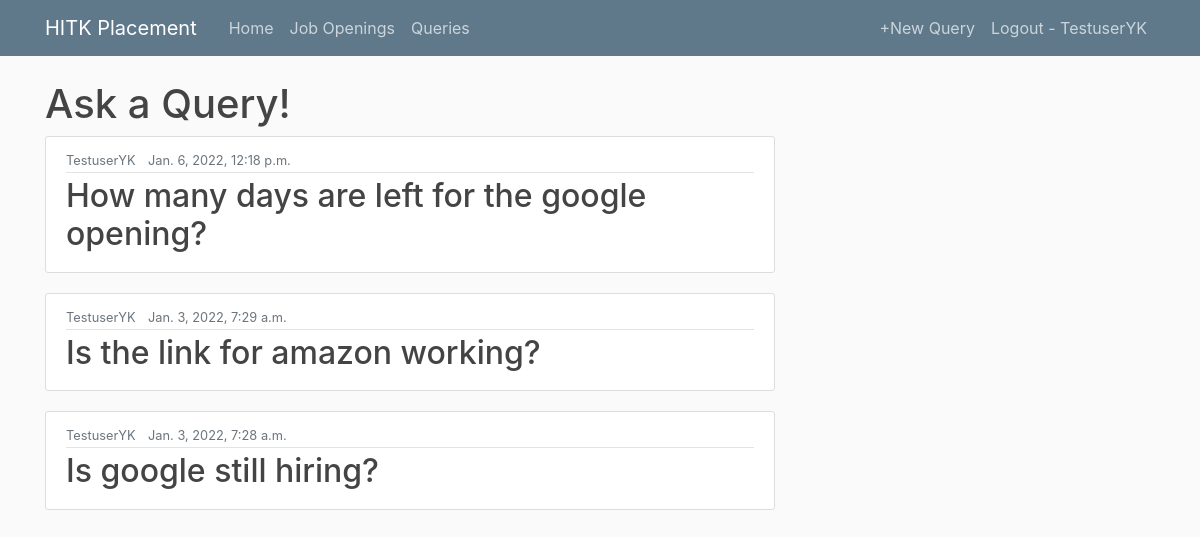
The page /askAQuery/ (signed in) on the database as committed earlier.
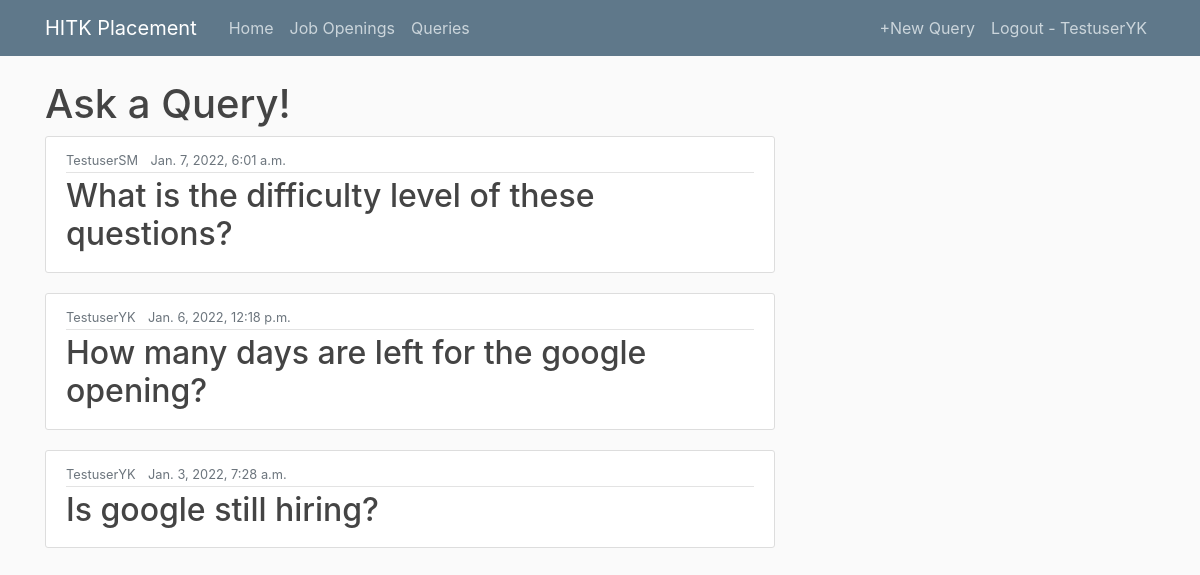
The same page on the database as committed later.
### askAQuery/models.py (models this page shows, shortened)
class Query(models.Model):
	question = models.CharField(max_length=500)
	author = models.ForeignKey(User,on_delete=models.CASCADE)
	datePosted = models.DateTimeField(default=timezone.now)
	description = models.TextField()

### askAQuery/views.py (the view)
# urls.py: path('', views.listView, name='placement-website-askAQuery'),
@login_required
def listView(request):
    queries = Query.objects.all().order_by('-datePosted')
    context = {
        'title' : 'Queries',
        'queries' : queries,
    }
    return render(request,'askAQuery/listView.html',context)

### askAQuery/templates/askAQuery/listView.html
{% extends "home/base.html" %}
{% block content %}
    <h1>Ask a Query!</h1>
    {% for query in queries %}
        <article class="media content-section">
            <div class="media-body">
                <div class="article-metadata">
                    <small class="text-muted mr-2">{{ query.author }}</small>
                    <small class="text-muted">{{ query.datePosted }}</small>
                </div>
                <h2><a class="article-title" href="{% url 'query-detail' query.id %}">{{ query.question }}</a></h2>
            </div>
        </article>
    {% endfor %}
{% endblock content %}

### home/templates/home/base.html (shortened to what this page needs)
{% load static %}
<!DOCTYPE html>
<html>
    <head>
        <link rel="stylesheet" href="https://stackpath.bootstrapcdn.com/bootstrap/4.3.1/css/bootstrap.min.css">
        <link rel="stylesheet" type="text/css" href="{% static 'home/main.css' %}">
    </head>
    <body>
        <header class="site-header">
            <nav class="navbar navbar-expand-md navbar-dark bg-steel fixed-top">
                <div class="container">
                    <a class="navbar-brand mr-4" href="{% url 'placement-website-home' %}">HITK Placement</a>
                    <div class="collapse navbar-collapse" id="navbarToggle">
                        <div class="navbar-nav mr-auto">
                            <a class="nav-item nav-link" href="{% url 'placement-website-home' %}">Home</a>
                            {% if user.is_authenticated %}
                                <a class="nav-item nav-link" href="{% url 'placement-website-posts' %}">Job Openings</a>
                                <a class="nav-item nav-link" href="{% url 'placement-website-askAQuery' %}">Queries</a>
                            {% endif %}
                        </div>
                        <div class="navbar-nav">
                            {% if user.is_authenticated %}
                                <a class="nav-item nav-link" href="{% url 'query-create' %}">+New Query</a>
                                <a class="nav-item nav-link" href="{% url 'logout' %}">Logout - {{user.username}}</a>
                            {% else %}
                                <a class="nav-item nav-link" href="{% url 'login' %}">Login</a>
                                <a class="nav-item nav-link" href="{% url 'register' %}">Register</a>
                            {% endif %}
                        </div>
                    </div>
                </div>
            </nav>
        </header>
        <main role="main" class="container">
            <div class="row">
                <div class="col-md-8">
                    {% block content %}{% endblock %}
                </div>
            </div>
        </main>
    </body>
</html>

### home/static/home/main.css (style rules this page uses)
body { background: #fafafa; color: #333333; margin-top: 5rem; }
h1, h2, h3, h4, h5, h6 { color: #444444; }
.bg-steel { background-color: #5f788a; }
.site-header .navbar-nav .nav-link { color: #cbd5db; }
.content-section { background: #ffffff; padding: 10px 20px; border: 1px solid #dddddd; border-radius: 3px; margin-bottom: 20px; }
.article-title { color: #444444; }
.article-metadata { padding-bottom: 1px; margin-bottom: 4px; border-bottom: 1px solid #e3e3e3 }

Rows that differ between the two databases and show on the page:
removed Query: author "TestuserYK", datePosted "Jan. 3, 2022, 7:29 a.m.", question "Is the link for amazon working?"
added Query: author "TestuserSM", datePosted "Jan. 7, 2022, 6:01 a.m.", question "What is the difficulty level of these questions?"
